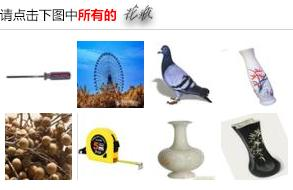
#> input picture tmp.jpg, 293 x 190 px
$ python -i fuck12306.py   (imports and definitions only)
#> lines starting #> are read from the running program, lines starting #| are printed output that depends on the picture; after the words box and inside, x2 and y2 are one past the last pixel; in counts of white or black regions, pixels touching at a corner belong together
#> further down, picture is the input picture: PIL image 293x190 RGB; mean R, G, B 212, 213, 212.5
#!/usr/bin/python3
# #  FileName    : fuck12306.py
# #  Author      : MaoMao Wang <andelf@gmail.com>
# #  Created     : Mon Mar 16 22:08:41 2015 by ShuYu Wang
# #  Copyright   : Feather (c) 2015
# #  Description : fuck fuck 12306
# #  Time-stamp: <2015-03-17 10:57:44 andelf>


from PIL import Image
from PIL import ImageFilter
import urllib
import urllib.request
#from urllib.request import urlopen
import re
import json
# hack CERTIFICATE_VERIFY_FAILED
# https://github.com/mtschirs/quizduellapi/issues/2
import ssl

if hasattr(ssl, '_create_unverified_context'):
    ssl._create_default_https_context = ssl._create_unverified_context

UA = "Mozilla/5.0 (Macintosh; Intel Mac OS X 10_10_2) AppleWebKit/537.36 \
    (KHTML, like Gecko) Chrome/41.0.2272.89 Safari/537.36"

pic_url = "https://kyfw.12306.cn/otn/passcodeNew/getPassCodeNew?module=login&rand=sjrand&0.21191171556711197"


# [55 lines left out: functions get_img, get_sub_img, baidu_stu_lookup, baidu_stu_html_extract, not called in this run]


def ocr_question_extract(im):
    # git@github.com:madmaze/pytesseract.git
    global pytesseract
    try:
        from pytesseract import image_to_string
    except:
        print("[ERROR] pytesseract not installed")
        return
    im = im.crop((127, 3, 260, 22))
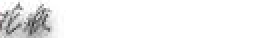
#> im: PIL image 133x19 RGB (shown 2 times larger); mean R, G, B 242.2, 242.1, 242.2
    im = pre_ocr_processing(im)
    # im.show()
    temp1 = image_to_string(im, lang='chi_sim').strip()
    return temp1


def pre_ocr_processing(im):
    im = im.convert("RGB")
    width, height = im.size
#> width = 133; height = 19

    white = im.filter(ImageFilter.BLUR).filter(ImageFilter.MaxFilter(23))
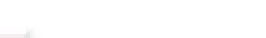
#> white: PIL image 133x19 RGB (shown 2 times larger); mean R, G, B 254.8, 254.7, 254.7
    grey = im.convert('L')
    impix = im.load()
    whitepix = white.load()
    greypix = grey.load()

    for y in range(height):
        for x in range(width):
            greypix[x, y] = min(255, max(255 + impix[x, y][0] - whitepix[x, y][0],
                                         255 + impix[x, y][1] - whitepix[x, y][1],
                                         255 + impix[x, y][2] - whitepix[x, y][2]))

    new_im = grey.copy()
    binarize(new_im, 150)
    return new_im


def binarize(im, thresh=120):
#> called with thresh = 150
    assert 0 < thresh < 255
    assert im.mode == 'L'
    w, h = im.size
#> w = 133; h = 19
    for y in range(0, h):
        for x in range(0, w):
            if im.getpixel((x, y)) < thresh:
                im.putpixel((x, y), 0)
            else:
                im.putpixel((x, y), 255)
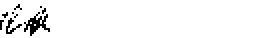
#> im: PIL image 133x19 L (shown 2 times larger); 95.7% white; black in thin lines or dots, all inside (x1, y1, x2, y2) = (0, 2, 25, 18)


# [9 lines not run here, left out]

>>> from PIL import Image
>>> picture = Image.open('tmp.jpg')
#> (the run stopped early here; a loop or call above may not have finished)
